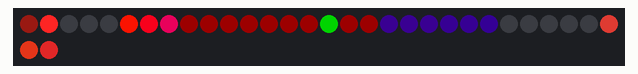
Simulated run of this sketch. Board: Arduino Uno, built with avr-gcc and run on an emulated ATmega328P. Parts: 32 RGB LEDs in strip order, left to right, continuing on the next row. Random numbers use the default seed unless the sketch sets one; what the sketch prints to the serial monitor is not drawn.

Above: at 3.11 s.
At 7.03 s:
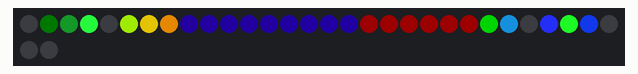
At 10.88 s:
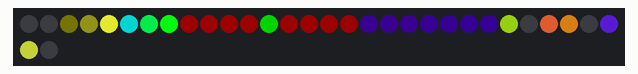
At 18.48 s:
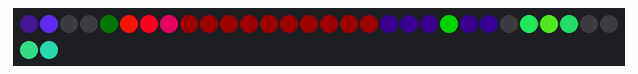
At 28.1 s:
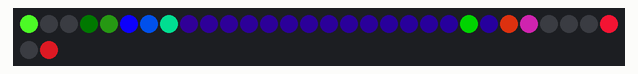
At 37.74 s:
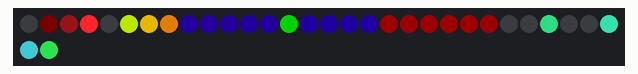

The sketch:

multiple_animations.ino
```cpp
/*********************************************************************/
// Example of running multiple animations/patterns at the same time
// on different parts of the same LED strip.  Seperate "working" or
// "temporary" arrays are used for each section.  Whenever one of
// these working arrays is updated then the data is copied to the
// "leds" array so it can be displayed.
//
// Animation A [ledsA] is running a chase effect.
// Animation B [ledsB] is cycling through the rainbow.
// Animation C [ledsC] is running a scanner/cylon type effect.
// Animation D [ledsD] is lighting up random pixels.
//
// Note that there only needs to be one FastLED.show() call at the
// bottom of the main loop.
//
//
// Marc Miller,  April 2019
//               Aug 2020 - Made NUM_LEDS the sum of numA-numD
//                          Added some extra info at bottom
/*********************************************************************/

#include "FastLED.h"
#define LED_TYPE LPD8806
#define DATA_PIN 11
#define CLOCK_PIN 13
#define COLOR_ORDER GRB
#define MASTER_BRIGHTNESS 255

#define numA 5    //pixels 0-4
#define numB 3    //pixels 5-7
#define numC 16   //pixels 8-23
#define numD 8    //pixels 24-31

// Note: numA thru numD values will add up to NUM_LEDS, the total
// number of pixels in the whole display, which is 32 in this exmaple.

#define NUM_LEDS (numA + numB + numC + numD)


CRGB leds[NUM_LEDS];  // The array that actually gets displayed
CRGB ledsA[numA];     // ledsA thru ledsD are "working" arrays
CRGB ledsB[numB];
CRGB ledsC[numC];
CRGB ledsD[numD];


/*********************************************************************/
void setup() {
  Serial.begin(115200);  //allow for output to serial monitor
  delay(2500);  //power up delay
  FastLED.addLeds<LED_TYPE, DATA_PIN, CLOCK_PIN, COLOR_ORDER>(leds, NUM_LEDS);
  FastLED.setBrightness(MASTER_BRIGHTNESS);
  FastLED.clear();
  Serial.println("setup done");
}//end_setup


/*********************************************************************/
void loop() {

  //--------------Animation A--------------
  static uint8_t color;
  EVERY_N_MILLISECONDS(180) {
    fadeToBlackBy( ledsA, numA, 230);
    static uint8_t i = 0;
    ledsA[i] = CHSV( color+random8(0,10), 160, 255 );
    i++;
    if (i == numA) { i = 0; }  //reset

    //copy ledsA data to leds
    for (uint8_t i=0; i<numA; i++) { leds[i] = ledsA[i]; }
  }

  EVERY_N_SECONDS(2) {
    color = random8();
  }


  //--------------Animation B--------------
  const uint8_t delta = 255/numB/5;
  static uint8_t count;
  EVERY_N_MILLISECONDS(60) { count++; }
  fill_rainbow(ledsB, numB, count, -1*delta );

  //copy ledsB data to leds
  for (uint8_t i=0; i<numB; i++) { leds[i+numA] = ledsB[i]; }


  //--------------Animation C--------------
  for (uint8_t i=0; i<numC; i++) {
    uint8_t blue = (millis()/30)+(i*3);
    if (blue < 128) {
      ledsC[i] = CRGB(200, 0, 0);
    } else {
      ledsC[i] = CRGB(50, 0, blue);
    }
  }
  fadeToBlackBy( ledsC, numC, 220);
  uint8_t pos = beatsin8(20,0,numC-1);
  ledsC[pos] = CRGB::Green;

  //copy ledsC data to leds
  for (uint8_t i=0; i<numC; i++) { leds[i+numA+numB] = ledsC[i]; }


  //--------------Animation D--------------
  EVERY_N_MILLISECONDS(400) {
    for (uint8_t i=0; i<3; i++) {  //lightup some random pixels
      uint8_t pick = random8(numD);
      static uint8_t hue;
      ledsD[pick] = CHSV( hue, random8(128,200), random8(200,255) );
      hue = hue + random8(4,8);
    }

    //copy ledsD data to leds
    for (uint8_t i=0; i<numD; i++) { leds[i+numA+numB+numC] = ledsD[i]; }
  }

  EVERY_N_MILLISECONDS(200) {
    uint8_t pick = random8(numD);
    ledsD[pick] = CRGB::Black;

    //copy ledsD data to leds
    for (uint8_t i=0; i<numD; i++) { leds[i+numA+numB+numC] = ledsD[i]; }
  }


  //display all the updates on leds array
  FastLED.show();

}//end_main_loop


/*
Additonal note:
The entire led "strip" (all sections) could also be
operated on by simply doing stuff directly to the
leds array.  Such as:

void loop {
  // Create one giant rainbow across the whole display
  fill_rainbow(leds, NUM_LEDS, millis()/20);
  FastLED.show();
}


OR...

void loop {
  // Fill the whole display with colors from a palette
  EVERY_N_MILLISECONDS(50) {
    static uint8_t colorIndex;
    for( int i = 0; i < NUM_LEDS; i++) {
      leds[i] = ColorFromPalette( PartyColors_p, colorIndex, 255, LINEARBLEND);
      colorIndex += 3;
    }
    FastLED.show();
  }
}


*/
```
